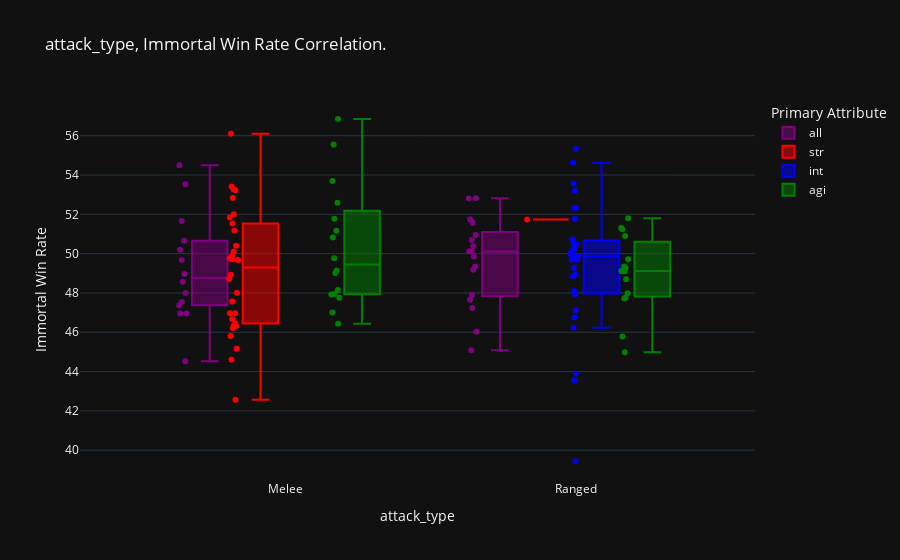

Notebook cell for this chart:
### Code cell
def type_corr_winrate(df, target_col, feature_col1, feature_col2):
    
    color_map = {'str': 'red', 'int': 'blue', 'agi': 'green', 'all': 'purple'}
    df['Color'] = df[feature_col1].map(color_map)
    fig = px.box(df, x=feature_col2, y=target_col, points='all', title=f'{feature_col2}, {target_col} Correlation.',
                 hover_data=['Name', target_col],
                 color=feature_col1, color_discrete_map=color_map)
    
    fig.update_layout(template='plotly_dark', yaxis_title=target_col)

    fig.update_traces(hovertemplate='Name: %{customdata[0]} <br>Immortal Win Rate: %{y}')
    
    fig.show()

type_corr_winrate (df, 'Immortal Win Rate', 'Primary Attribute','attack_type')

### Figure 1 — Plotly figure (JSON) as saved in the notebook; plotly's stock layout.template omitted (floating-point values rounded to 4 significant figures)
{"data": [{"alignmentgroup": "True", "boxpoints": "all", "customdata": [["Abaddon"], ["Bane"], ["Batrider"], ["Beastmaster"], ["Brewmaster"], ["Broodmother"], ["Chen"], ["Clockwerk"], ["Dark Seer"], ["Dark Willow"], ["Dazzle"], ["Enigma"], ["Io"], ["Lone Druid"], ["Lycan"], ["Magnus"], ["Marci"], ["Mirana"], ["Nyx Assassin"], ["Pangolier"], ["Phoenix"], ["Sand King"], ["Snapfire"], ["Techies"], ["Timbersaw"], ["Vengeful Spirit"], ["Venomancer"], ["Visage"], ["Void Spirit"], ["Windranger"], ["Winter Wyvern"]], "hovertemplate": "Name: %{customdata[0]} <br>Immortal Win Rate: %{y}", "legendgroup": "all", "marker": {"color": "purple"}, "name": "all", "notched": false, "offsetgroup": "all", "orientation": "v", "showlegend": true, "type": "box", "x": ["Melee", "Ranged", "Ranged", "Melee", "Melee", "Melee", "Ranged", "Melee", "Melee", "Ranged", "Ranged", "Ranged", "Ranged", "Ranged", "Melee", "Melee", "Melee", "Ranged", "Melee", "Melee", "Ranged", "Melee", "Ranged", "Ranged", "Melee", "Ranged", "Ranged", "Ranged", "Melee", "Ranged", "Ranged"], "x0": " ", "xaxis": "x", "y": [48, 51.75, 49.18, 50.66, 54.5, 47.37, 52.8, 50.2, 53.53, 47.65, 46.03, 50.95, 50.12, 50.11, 48.96, 46.96, 47.54, 49.85, 51.66, 49.68, 50.69, 48.57, 47.89, 49.35, 46.95, 45.08, 51.57, 52.82, 44.52, 50.37, 47.24], "y0": " ", "yaxis": "y"}, {"alignmentgroup": "True", "boxpoints": "all", "customdata": [["Alchemist"], ["Axe"], ["Bristleback"], ["Centaur Warrunner"], ["Chaos Knight"], ["Dawnbreaker"], ["Doom"], ["Dragon Knight"], ["Earth Spirit"], ["Earthshaker"], ["Elder Titan"], ["Huskar"], ["Kunkka"], ["Legion Commander"], ["Lifestealer"], ["Mars"], ["Night Stalker"], ["Ogre Magi"], ["Omniknight"], ["Primal Beast"], ["Pudge"], ["Slardar"], ["Spirit Breaker"], ["Sven"], ["Tidehunter"], ["Tiny"], ["Treant Protector"], ["Tusk"], ["Underlord"], ["Undying"], ["Wraith King"]], "hovertemplate": "Name: %{customdata[0]} <br>Immortal Win Rate: %{y}", "legendgroup": "str", "marker": {"color": "red"}, "name": "str", "notched": false, "offsetgroup": "str", "orientation": "v", "showlegend": true, "type": "box", "x": ["Melee", "Melee", "Melee", "Melee", "Melee", "Melee", "Melee", "Melee", "Melee", "Melee", "Melee", "Ranged", "Melee", "Melee", "Melee", "Melee", "Melee", "Melee", "Melee", "Melee", "Melee", "Melee", "Melee", "Melee", "Melee", "Melee", "Melee", "Melee", "Melee", "Melee", "Melee"], "x0": " ", "xaxis": "x", "y": [48.92, 49.72, 46.67, 46.33, 51.18, 53.27, 42.56, 44.6, 51.53, 53.42, 53.22, 51.74, 50.4, 56.1, 46.97, 45.81, 49.9, 45.16, 49.76, 51.84, 48.71, 46.44, 52, 49.68, 48.01, 46.32, 47.57, 46.97, 50.11, 52.83, 46.2], "y0": " ", "yaxis": "y"}, {"alignmentgroup": "True", "boxpoints": "all", "customdata": [["Ancient Apparition"], ["Crystal Maiden"], ["Death Prophet"], ["Disruptor"], ["Enchantress"], ["Grimstroke"], ["Invoker"], ["Jakiro"], ["Keeper of the Light"], ["Leshrac"], ["Lich"], ["Lina"], ["Lion"], ["Muerta"], ["Nature's Prophet"], ["Necrophos"], ["Oracle"], ["Outworld Destroyer"], ["Puck"], ["Pugna"], ["Queen of Pain"], ["Rubick"], ["Shadow Demon"], ["Shadow Shaman"], ["Silencer"], ["Skywrath Mage"], ["Storm Spirit"], ["Tinker"], ["Warlock"], ["Witch Doctor"], ["Zeus"]], "hovertemplate": "Name: %{customdata[0]} <br>Immortal Win Rate: %{y}", "legendgroup": "int", "marker": {"color": "blue"}, "name": "int", "notched": false, "offsetgroup": "int", "orientation": "v", "showlegend": true, "type": "box", "x": ["Ranged", "Ranged", "Ranged", "Ranged", "Ranged", "Ranged", "Ranged", "Ranged", "Ranged", "Ranged", "Ranged", "Ranged", "Ranged", "Ranged", "Ranged", "Ranged", "Ranged", "Ranged", "Ranged", "Ranged", "Ranged", "Ranged", "Ranged", "Ranged", "Ranged", "Ranged", "Ranged", "Ranged", "Ranged", "Ranged", "Ranged"], "x0": " ", "xaxis": "x", "y": [53.57, 50.26, 49.87, 47.94, 43.55, 46.23, 50.48, 52.32, 47.11, 52.31, 50, 43.89, 47.94, 50.49, 39.45, 50.48, 54.62, 50.22, 48.09, 53.2, 48.94, 49.28, 49.82, 48.85, 50.72, 51.78, 49.69, 55.34, 49.9, 46.75, 49.7], "y0": " ", "yaxis": "y"}, {"alignmentgroup": "True", "boxpoints": "all", "customdata": [["Anti-Mage"], ["Arc Warden"], ["Bloodseeker"], ["Bounty Hunter"], ["Clinkz"], ["Drow Ranger"], ["Ember Spirit"], ["Faceless Void"], ["Gyrocopter"], ["Hoodwink"], ["Juggernaut"], ["Luna"], ["Medusa"], ["Meepo"], ["Monkey King"], ["Morphling"], ["Naga Siren"], ["Phantom Assassin"], ["Phantom Lancer"], ["Razor"], ["Riki"], ["Shadow Fiend"], ["Slark"], ["Sniper"], ["Spectre"], ["Templar Assassin"], ["Terrorblade"], ["Troll Warlord"], ["Ursa"], ["Viper"], ["Weaver"]], "hovertemplate": "Name: %{customdata[0]} <br>Immortal Win Rate: %{y}", "legendgroup": "agi", "marker": {"color": "green"}, "name": "agi", "notched": false, "offsetgroup": "agi", "orientation": "v", "showlegend": true, "type": "box", "x": ["Melee", "Ranged", "Melee", "Melee", "Ranged", "Ranged", "Melee", "Melee", "Ranged", "Ranged", "Melee", "Ranged", "Ranged", "Melee", "Melee", "Ranged", "Melee", "Melee", "Melee", "Ranged", "Melee", "Ranged", "Melee", "Ranged", "Melee", "Ranged", "Melee", "Ranged", "Melee", "Ranged", "Ranged"], "x0": " ", "xaxis": "x", "y": [47.95, 49.12, 50.82, 51.17, 51.8, 49.11, 49.02, 51.78, 47.76, 44.98, 48.15, 48.7, 51.3, 56.85, 47.75, 47.72, 55.55, 47.01, 49.14, 50.9, 53.7, 45.79, 52.59, 49.27, 49.76, 51.24, 46.43, 49.72, 47.92, 47.98, 49.34], "y0": " ", "yaxis": "y"}], "layout": {"boxmode": "group", "legend": {"title": {"text": "Primary Attribute"}, "tracegroupgap": 0}, "title": {"text": "attack_type, Immortal Win Rate Correlation."}, "xaxis": {"anchor": "y", "domain": [0, 1], "title": {"text": "attack_type"}}, "yaxis": {"anchor": "x", "domain": [0, 1], "title": {"text": "Immortal Win Rate"}}}}
